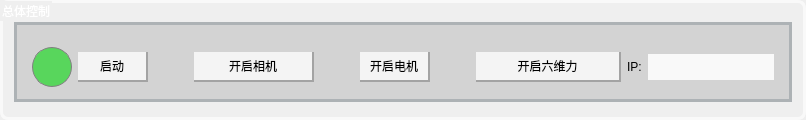
            <widget class="QGroupBox" name="SingleMachine">
             <property name="sizePolicy">
              <sizepolicy hsizetype="Preferred" vsizetype="Fixed">
               <horstretch>0</horstretch>
               <verstretch>0</verstretch>
              </sizepolicy>
             </property>
             <property name="minimumSize">
              <size>
               <width>0</width>
               <height>120</height>
              </size>
             </property>
             <property name="styleSheet">
              <string notr="true">font: 15pt &quot;Adobe 黑体 Std R&quot;;
border-color: rgb(249, 249, 249);
border: 3px solid #f9f9f9;      /* 边框粗细+颜色 */
border-radius: 8px;         /* 圆角半径 */
margin-top: 1ex;
color:white
</string>
             </property>
             <property name="title">
              <string>总体控制</string>
             </property>
             <property name="alignment">
              <set>Qt::AlignLeading|Qt::AlignLeft|Qt::AlignTop</set>
             </property>
             <property name="flat">
              <bool>false</bool>
             </property>
             <property name="checkable">
              <bool>false</bool>
             </property>
             <layout class="QVBoxLayout" name="verticalLayout_9">
              <property name="topMargin">
               <number>5</number>
              </property>
              <property name="bottomMargin">
               <number>0</number>
              </property>
              <item>
               <widget class="QWidget" name="widget" native="true">
                <property name="sizePolicy">
                 <sizepolicy hsizetype="Preferred" vsizetype="Fixed">
                  <horstretch>0</horstretch>
                  <verstretch>0</verstretch>
                 </sizepolicy>
                </property>
                <property name="minimumSize">
                 <size>
                  <width>0</width>
                  <height>80</height>
                 </size>
                </property>
                <property name="styleSheet">
                 <string notr="true">border-color: rgb(173, 178, 181);
background-color:#d3d3d3;
border-radius: 0px; 
color:black;
font: 14pt &quot;Adobe 黑体 Std R&quot;;

</string>
                </property>
                <layout class="QVBoxLayout" name="verticalLayout_10">
                 <property name="topMargin">
                  <number>11</number>
                 </property>
                 <property name="bottomMargin">
                  <number>0</number>
                 </property>
                 <item>
                  <widget class="QWidget" name="widget_2" native="true">
                   <property name="sizePolicy">
                    <sizepolicy hsizetype="Preferred" vsizetype="Fixed">
                     <horstretch>0</horstretch>
                     <verstretch>0</verstretch>
                    </sizepolicy>
                   </property>
                   <property name="minimumSize">
                    <size>
                     <width>0</width>
                     <height>60</height>
                    </size>
                   </property>
                   <property name="styleSheet">
                    <string notr="true">border:none;

</string>
                   </property>
                   <layout class="QHBoxLayout" name="horizontalLayout_3">
                    <property name="topMargin">
                     <number>0</number>
                    </property>
                    <property name="bottomMargin">
                     <number>0</number>
                    </property>
                    <item>
                     <widget class="QLabel" name="label_13">
                      <property name="sizePolicy">
                       <sizepolicy hsizetype="Fixed" vsizetype="Fixed">
                        <horstretch>0</horstretch>
                        <verstretch>0</verstretch>
                       </sizepolicy>
                      </property>
                      <property name="minimumSize">
                       <size>
                        <width>40</width>
                        <height>40</height>
                       </size>
                      </property>
                      <property name="styleSheet">
                       <string notr="true">background-color: rgb(88, 214, 92);
border-radius: 20px; 
border: 1px solid gray;
margin-top: 0px;
</string>
                      </property>
                      <property name="text">
                       <string/>
                      </property>
                     </widget>
                    </item>
                    <item>
                     <widget class="QPushButton" name="pushButton_6">
                      <property name="sizePolicy">
                       <sizepolicy hsizetype="Minimum" vsizetype="Fixed">
                        <horstretch>0</horstretch>
                        <verstretch>0</verstretch>
                       </sizepolicy>
                      </property>
                      <property name="minimumSize">
                       <size>
                        <width>70</width>
                        <height>0</height>
                       </size>
                      </property>
                      <property name="styleSheet">
                       <string notr="true">background-color: #f4f4f4;
color: black;
   
padding: 5px 10px;

border-left:0px;
border-top:0px;
 border-right: 2px solid #a3a3a3;  /* 右边边框 */
    border-bottom: 2px solid #a3a3a3; /* 下边边框 */
margin-top: 0px;</string>
                      </property>
                      <property name="text">
                       <string>启动</string>
                      </property>
                     </widget>
                    </item>
                    <item>
                     <spacer name="horizontalSpacer">
                      <property name="orientation">
                       <enum>Qt::Horizontal</enum>
                      </property>
                      <property name="sizeHint" stdset="0">
                       <size>
                        <width>40</width>
                        <height>20</height>
                       </size>
                      </property>
                     </spacer>
                    </item>
                    <item>
                     <widget class="QPushButton" name="pushButton_8">
                      <property name="sizePolicy">
                       <sizepolicy hsizetype="Preferred" vsizetype="Fixed">
                        <horstretch>0</horstretch>
                        <verstretch>0</verstretch>
                       </sizepolicy>
                      </property>
                      <property name="minimumSize">
                       <size>
                        <width>120</width>
                        <height>0</height>
                       </size>
                      </property>
                      <property name="styleSheet">
                       <string notr="true">background-color: #f4f4f4;
color: black;
   
padding: 5px 10px;

border-left:0px;
border-top:0px;
 border-right: 2px solid #a3a3a3;  /* 右边边框 */
    border-bottom: 2px solid #a3a3a3; /* 下边边框 */
margin-top: 0px;</string>
                      </property>
                      <property name="text">
                       <string>开启相机</string>
                      </property>
                     </widget>
                    </item>
                    <item>
                     <spacer name="horizontalSpacer_2">
                      <property name="orientation">
                       <enum>Qt::Horizontal</enum>
                      </property>
                      <property name="sizeHint" stdset="0">
                       <size>
                        <width>40</width>
                        <height>20</height>
                       </size>
                      </property>
                     </spacer>
                    </item>
                    <item>
                     <widget class="QPushButton" name="pushButton_2">
                      <property name="styleSheet">
                       <string notr="true">background-color: #f4f4f4;
color: black;
   
padding: 5px 10px;

border-left:0px;
border-top:0px;
 border-right: 2px solid #a3a3a3;  /* 右边边框 */
    border-bottom: 2px solid #a3a3a3; /* 下边边框 */
margin-top: 0px;</string>
                      </property>
                      <property name="text">
                       <string>开启电机</string>
                      </property>
                     </widget>
                    </item>
                    <item>
                     <spacer name="horizontalSpacer_3">
                      <property name="orientation">
                       <enum>Qt::Horizontal</enum>
                      </property>
                      <property name="sizeHint" stdset="0">
                       <size>
                        <width>40</width>
                        <height>20</height>
                       </size>
                      </property>
                     </spacer>
                    </item>
                    <item>
                     <widget class="QPushButton" name="pushButton_7">
                      <property name="sizePolicy">
                       <sizepolicy hsizetype="Fixed" vsizetype="Fixed">
                        <horstretch>0</horstretch>
                        <verstretch>0</verstretch>
                       </sizepolicy>
                      </property>
                      <property name="minimumSize">
                       <size>
                        <width>145</width>
                        <height>0</height>
                       </size>
                      </property>
                      <property name="styleSheet">
                       <string notr="true">background-color: #f4f4f4;
color: black;
   
padding: 5px 10px;

border-left:0px;
border-top:0px;
 border-right: 2px solid #a3a3a3;  /* 右边边框 */
    border-bottom: 2px solid #a3a3a3; /* 下边边框 */
margin-top: 0px;</string>
                      </property>
                      <property name="text">
                       <string>开启六维力</string>
                      </property>
                     </widget>
                    </item>
                    <item>
                     <widget class="QLabel" name="label_36">
                      <property name="sizePolicy">
                       <sizepolicy hsizetype="Preferred" vsizetype="Fixed">
                        <horstretch>0</horstretch>
                        <verstretch>0</verstretch>
                       </sizepolicy>
                      </property>
                      <property name="styleSheet">
                       <string notr="true">margin-top: 0px;</string>
                      </property>
                      <property name="text">
                       <string>IP:</string>
                      </property>
                     </widget>
                    </item>
                    <item>
                     <widget class="QLineEdit" name="lineEdit_7">
                      <property name="sizePolicy">
                       <sizepolicy hsizetype="Fixed" vsizetype="Fixed">
                        <horstretch>0</horstretch>
                        <verstretch>0</verstretch>
                       </sizepolicy>
                      </property>
                      <property name="minimumSize">
                       <size>
                        <width>100</width>
                        <height>0</height>
                       </size>
                      </property>
                      <property name="styleSheet">
                       <string notr="true">background-color: #f9f9f9;
padding: 5px 10px;
border:none;
margin-top: 0px;</string>
                      </property>
                     </widget>
                    </item>
                   </layout>
                  </widget>
                 </item>
                </layout>
               </widget>
              </item>
             </layout>
            </widget>
